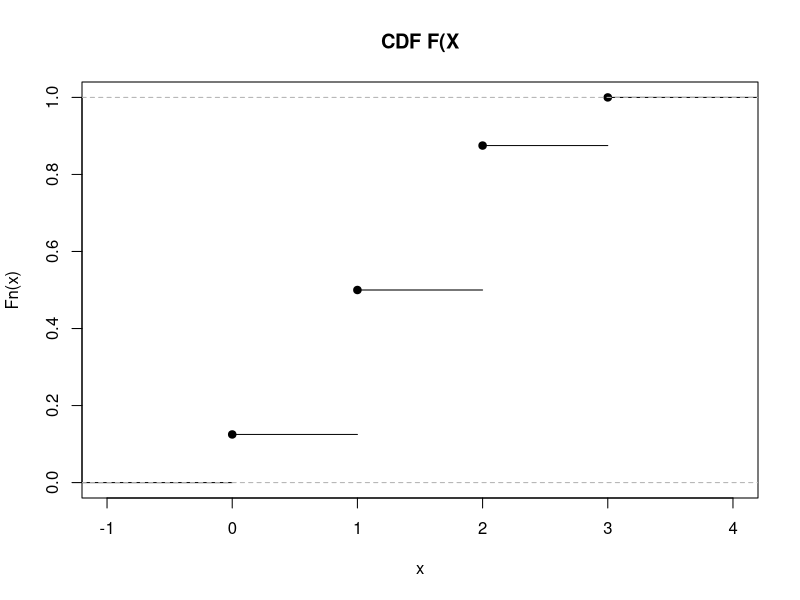
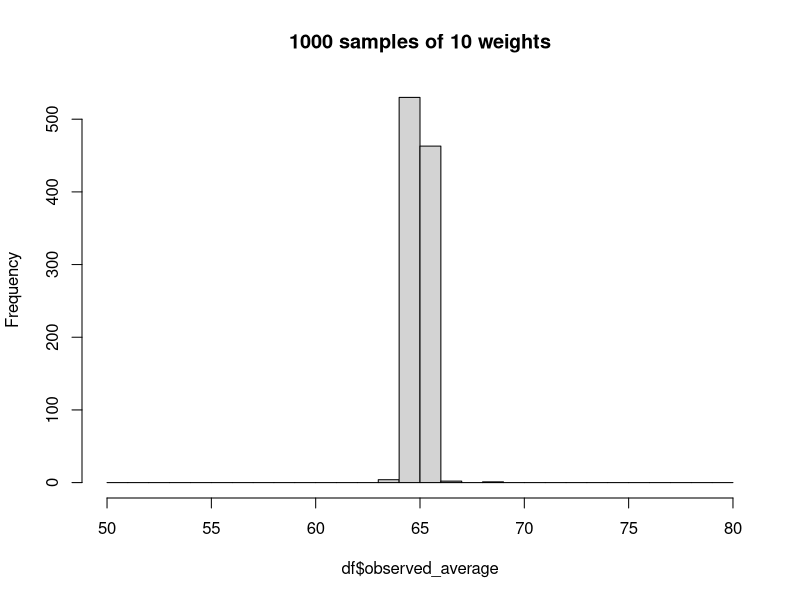
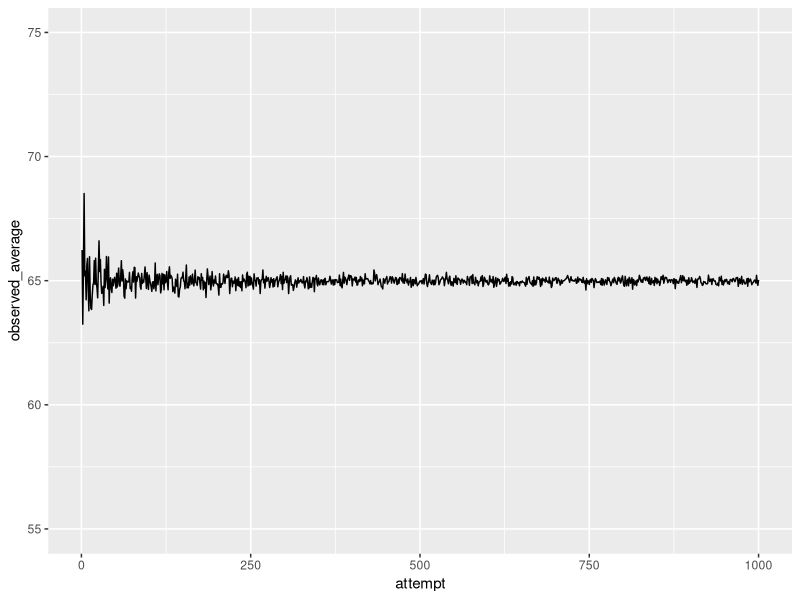
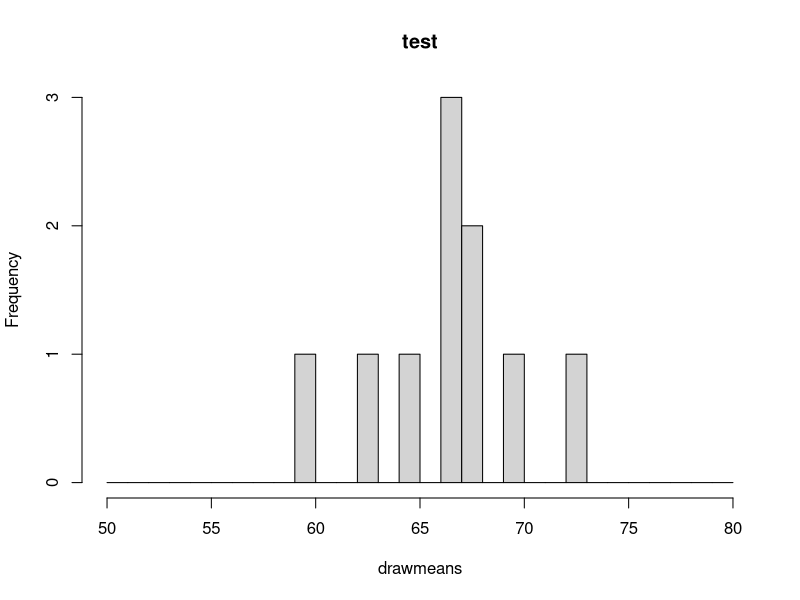
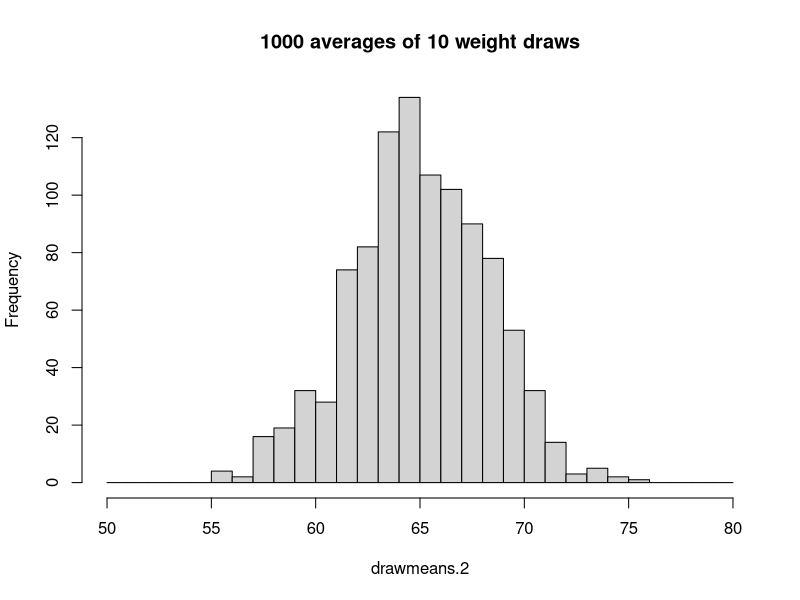
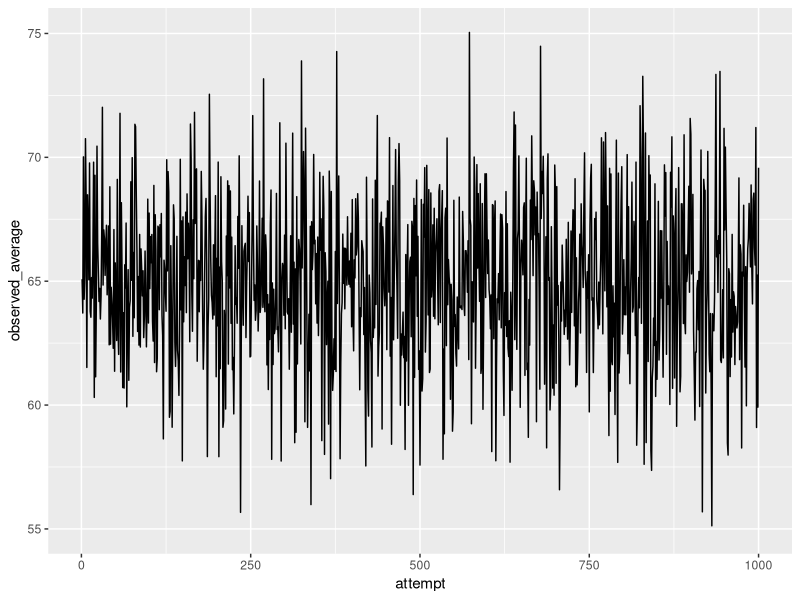

Write R code to recreate these figures, in order.
library(ggplot2)
# ecdf example

P <- ecdf(c(0,1,1,1,2,2,2,3))

str(P)

plot(P, main ="CDF F(X")

help(pnorm)

help(seq)

x <- seq(20, 29.9, 0.1)
y <- pnorm(x, 33.2, 6.1)

c(1,2,23)
pnorm(29.9, mean=33.2, sd = 6.1) - pnorm(20, mean=33.2, sd = 6.1)


avg <- function(x) {
  sample.means <- numeric()
  for (i in 1:x) {
    sample.means <- append(sample.means, mean(sample(population.weights, 10, replace=T)))
  }
  mean(sample.means)
}


# population of weights taken from normal distribution
population.weights <-rnorm(10000, 65, 10)
# sample from population
my_means <- sapply(1:1000, avg)

df <- data.frame(attempt = 1:1000, observed_average = my_means )
hist(df$observed_average , breaks = seq(50, 80, by = 1), main = "1000 samples of 10 weights")
#qplot(df$attempt, df$observed_average, geom='line')
p5 <- ggplot(df, aes(x = attempt, y = observed_average))
p5 + geom_line() + expand_limits(y=c(55, 75))

draws = sample(population.weights, size = 10 * 10 , replace = TRUE)
# this populates matrix by column - ideal to draw histogram 
draws = matrix(draws, 10)
drawmeans = apply(draws, 2, mean)
length(drawmeans)
hist(drawmeans, breaks = seq(50, 80, by = 1), main = "test")

draws.2 = sample(population.weights, size = 10 * 1000 , replace = TRUE)
# this populates matrix by row so each row is effectively a sample of 10 random weights
draws.matrix = matrix(draws.2, 10, byrow=FALSE)
nrow(draws.matrix) # 10 rows
ncol(draws.matrix) # 1000 columns
# calculate column mean - so essentially mean of every 10 weights picked in those 10 * 1000 samples.  
drawmeans.2 = apply(draws.matrix, 2, mean)
length(drawmeans.2) # vector of 1000 means, 
hist(drawmeans.2, breaks = seq(50, 80, by = 1), main = "1000 averages of 10 weight draws")

df2 <- data.frame(attempt=1:1000, observed_average = drawmeans.2)
p5 <- ggplot(df2, aes(x = attempt, y = observed_average))
p5 + geom_line() + expand_limits(y=c(55, 75))
